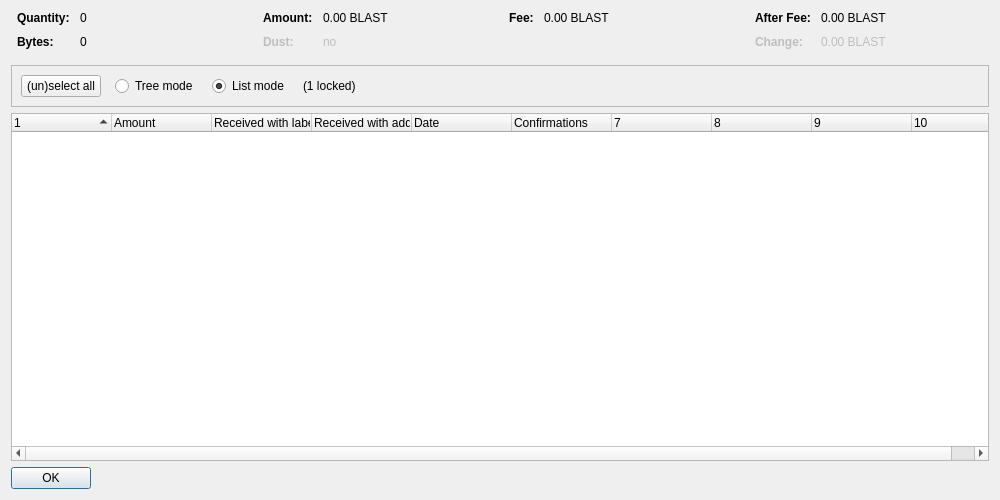
<?xml version="1.0" encoding="UTF-8"?>
<ui version="4.0">
 <class>CoinControlDialog</class>
 <widget class="QDialog" name="CoinControlDialog">
  <property name="geometry">
   <rect>
    <x>0</x>
    <y>0</y>
    <width>1000</width>
    <height>500</height>
   </rect>
  </property>
  <property name="windowTitle">
   <string>Coin Selection</string>
  </property>
  <layout class="QVBoxLayout" name="verticalLayout">
   <item>
    <layout class="QHBoxLayout" name="horizontalLayoutTop" stretch="0,0,0,0">
     <property name="topMargin">
      <number>0</number>
     </property>
     <property name="bottomMargin">
      <number>10</number>
     </property>
     <item>
      <layout class="QFormLayout" name="formLayoutCoinControl1">
       <property name="horizontalSpacing">
        <number>10</number>
       </property>
       <property name="verticalSpacing">
        <number>10</number>
       </property>
       <property name="leftMargin">
        <number>6</number>
       </property>
       <property name="rightMargin">
        <number>6</number>
       </property>
       <item row="0" column="0">
        <widget class="QLabel" name="labelCoinControlQuantityText">
         <property name="font">
          <font>
           <weight>75</weight>
           <bold>true</bold>
          </font>
         </property>
         <property name="text">
          <string>Quantity:</string>
         </property>
        </widget>
       </item>
       <item row="0" column="1">
        <widget class="QLabel" name="labelCoinControlQuantity">
         <property name="cursor">
          <cursorShape>IBeamCursor</cursorShape>
         </property>
         <property name="contextMenuPolicy">
          <enum>Qt::ActionsContextMenu</enum>
         </property>
         <property name="text">
          <string notr="true">0</string>
         </property>
         <property name="textInteractionFlags">
          <set>Qt::LinksAccessibleByMouse|Qt::TextSelectableByKeyboard|Qt::TextSelectableByMouse</set>
         </property>
        </widget>
       </item>
       <item row="1" column="0">
        <widget class="QLabel" name="labelCoinControlBytesText">
         <property name="font">
          <font>
           <weight>75</weight>
           <bold>true</bold>
          </font>
         </property>
         <property name="text">
          <string>Bytes:</string>
         </property>
        </widget>
       </item>
       <item row="1" column="1">
        <widget class="QLabel" name="labelCoinControlBytes">
         <property name="cursor">
          <cursorShape>IBeamCursor</cursorShape>
         </property>
         <property name="contextMenuPolicy">
          <enum>Qt::ActionsContextMenu</enum>
         </property>
         <property name="text">
          <string notr="true">0</string>
         </property>
         <property name="textInteractionFlags">
          <set>Qt::LinksAccessibleByMouse|Qt::TextSelectableByKeyboard|Qt::TextSelectableByMouse</set>
         </property>
        </widget>
       </item>
      </layout>
     </item>
     <item>
      <layout class="QFormLayout" name="formLayoutCoinControl2">
       <property name="horizontalSpacing">
        <number>10</number>
       </property>
       <property name="verticalSpacing">
        <number>10</number>
       </property>
       <property name="leftMargin">
        <number>6</number>
       </property>
       <property name="rightMargin">
        <number>6</number>
       </property>
       <item row="0" column="0">
        <widget class="QLabel" name="labelCoinControlAmountText">
         <property name="font">
          <font>
           <weight>75</weight>
           <bold>true</bold>
          </font>
         </property>
         <property name="text">
          <string>Amount:</string>
         </property>
        </widget>
       </item>
       <item row="0" column="1">
        <widget class="QLabel" name="labelCoinControlAmount">
         <property name="cursor">
          <cursorShape>IBeamCursor</cursorShape>
         </property>
         <property name="contextMenuPolicy">
          <enum>Qt::ActionsContextMenu</enum>
         </property>
         <property name="text">
          <string notr="true">0.00 BLAST</string>
         </property>
         <property name="textInteractionFlags">
          <set>Qt::LinksAccessibleByMouse|Qt::TextSelectableByKeyboard|Qt::TextSelectableByMouse</set>
         </property>
        </widget>
       </item>
       <item row="1" column="0">
        <widget class="QLabel" name="labelCoinControlLowOutputText">
         <property name="enabled">
          <bool>false</bool>
         </property>
         <property name="font">
          <font>
           <weight>75</weight>
           <bold>true</bold>
          </font>
         </property>
         <property name="text">
          <string>Dust:</string>
         </property>
        </widget>
       </item>
       <item row="1" column="1">
        <widget class="QLabel" name="labelCoinControlLowOutput">
         <property name="enabled">
          <bool>false</bool>
         </property>
         <property name="cursor">
          <cursorShape>IBeamCursor</cursorShape>
         </property>
         <property name="contextMenuPolicy">
          <enum>Qt::ActionsContextMenu</enum>
         </property>
         <property name="text">
          <string notr="true">no</string>
         </property>
         <property name="textInteractionFlags">
          <set>Qt::LinksAccessibleByMouse|Qt::TextSelectableByKeyboard|Qt::TextSelectableByMouse</set>
         </property>
        </widget>
       </item>
      </layout>
     </item>
     <item>
      <layout class="QFormLayout" name="formLayoutCoinControl3">
       <property name="horizontalSpacing">
        <number>10</number>
       </property>
       <property name="verticalSpacing">
        <number>10</number>
       </property>
       <property name="leftMargin">
        <number>6</number>
       </property>
       <property name="rightMargin">
        <number>6</number>
       </property>
       <item row="0" column="0">
        <widget class="QLabel" name="labelCoinControlFeeText">
         <property name="font">
          <font>
           <weight>75</weight>
           <bold>true</bold>
          </font>
         </property>
         <property name="text">
          <string>Fee:</string>
         </property>
        </widget>
       </item>
       <item row="0" column="1">
        <widget class="QLabel" name="labelCoinControlFee">
         <property name="cursor">
          <cursorShape>IBeamCursor</cursorShape>
         </property>
         <property name="contextMenuPolicy">
          <enum>Qt::ActionsContextMenu</enum>
         </property>
         <property name="text">
          <string notr="true">0.00 BLAST</string>
         </property>
         <property name="textInteractionFlags">
          <set>Qt::LinksAccessibleByMouse|Qt::TextSelectableByKeyboard|Qt::TextSelectableByMouse</set>
         </property>
        </widget>
       </item>
      </layout>
     </item>
     <item>
      <layout class="QFormLayout" name="formLayoutCoinControl4">
       <property name="horizontalSpacing">
        <number>10</number>
       </property>
       <property name="verticalSpacing">
        <number>10</number>
       </property>
       <property name="leftMargin">
        <number>6</number>
       </property>
       <property name="rightMargin">
        <number>6</number>
       </property>
       <item row="0" column="0">
        <widget class="QLabel" name="labelCoinControlAfterFeeText">
         <property name="font">
          <font>
           <weight>75</weight>
           <bold>true</bold>
          </font>
         </property>
         <property name="text">
          <string>After Fee:</string>
         </property>
        </widget>
       </item>
       <item row="0" column="1">
        <widget class="QLabel" name="labelCoinControlAfterFee">
         <property name="cursor">
          <cursorShape>IBeamCursor</cursorShape>
         </property>
         <property name="contextMenuPolicy">
          <enum>Qt::ActionsContextMenu</enum>
         </property>
         <property name="text">
          <string notr="true">0.00 BLAST</string>
         </property>
         <property name="textInteractionFlags">
          <set>Qt::LinksAccessibleByMouse|Qt::TextSelectableByKeyboard|Qt::TextSelectableByMouse</set>
         </property>
        </widget>
       </item>
       <item row="1" column="0">
        <widget class="QLabel" name="labelCoinControlChangeText">
         <property name="enabled">
          <bool>false</bool>
         </property>
         <property name="font">
          <font>
           <weight>75</weight>
           <bold>true</bold>
          </font>
         </property>
         <property name="text">
          <string>Change:</string>
         </property>
        </widget>
       </item>
       <item row="1" column="1">
        <widget class="QLabel" name="labelCoinControlChange">
         <property name="enabled">
          <bool>false</bool>
         </property>
         <property name="cursor">
          <cursorShape>IBeamCursor</cursorShape>
         </property>
         <property name="contextMenuPolicy">
          <enum>Qt::ActionsContextMenu</enum>
         </property>
         <property name="text">
          <string notr="true">0.00 BLAST</string>
         </property>
         <property name="textInteractionFlags">
          <set>Qt::LinksAccessibleByMouse|Qt::TextSelectableByKeyboard|Qt::TextSelectableByMouse</set>
         </property>
        </widget>
       </item>
      </layout>
     </item>
    </layout>
   </item>
   <item>
    <widget class="QFrame" name="frame">
     <property name="minimumSize">
      <size>
       <width>0</width>
       <height>40</height>
      </size>
     </property>
     <property name="frameShape">
      <enum>QFrame::StyledPanel</enum>
     </property>
     <property name="frameShadow">
      <enum>QFrame::Sunken</enum>
     </property>
     <layout class="QHBoxLayout" name="horizontalLayout">
      <item>
       <layout class="QHBoxLayout" name="horizontalLayoutPanel" stretch="0,0,0,0,0">
        <property name="spacing">
         <number>14</number>
        </property>
        <item>
         <widget class="QPushButton" name="pushButtonSelectAll">
          <property name="sizePolicy">
           <sizepolicy hsizetype="Maximum" vsizetype="Fixed">
            <horstretch>0</horstretch>
            <verstretch>0</verstretch>
           </sizepolicy>
          </property>
          <property name="text">
           <string>(un)select all</string>
          </property>
          <property name="autoDefault">
           <bool>false</bool>
          </property>
         </widget>
        </item>
        <item>
         <widget class="QRadioButton" name="radioTreeMode">
          <property name="sizePolicy">
           <sizepolicy hsizetype="Maximum" vsizetype="Fixed">
            <horstretch>0</horstretch>
            <verstretch>0</verstretch>
           </sizepolicy>
          </property>
          <property name="text">
           <string>Tree mode</string>
          </property>
         </widget>
        </item>
        <item>
         <widget class="QRadioButton" name="radioListMode">
          <property name="sizePolicy">
           <sizepolicy hsizetype="Maximum" vsizetype="Fixed">
            <horstretch>0</horstretch>
            <verstretch>0</verstretch>
           </sizepolicy>
          </property>
          <property name="text">
           <string>List mode</string>
          </property>
          <property name="checked">
           <bool>true</bool>
          </property>
         </widget>
        </item>
        <item>
         <widget class="QLabel" name="labelLocked">
          <property name="text">
           <string notr="true">(1 locked)</string>
          </property>
         </widget>
        </item>
        <item>
         <spacer name="horizontalSpacer">
          <property name="orientation">
           <enum>Qt::Horizontal</enum>
          </property>
          <property name="sizeHint" stdset="0">
           <size>
            <width>40</width>
            <height>20</height>
           </size>
          </property>
         </spacer>
        </item>
       </layout>
      </item>
     </layout>
    </widget>
   </item>
   <item>
    <widget class="CoinControlTreeWidget" name="treeWidget">
     <property name="contextMenuPolicy">
      <enum>Qt::CustomContextMenu</enum>
     </property>
     <property name="sortingEnabled">
      <bool>false</bool>
     </property>
     <property name="columnCount">
      <number>10</number>
     </property>
     <attribute name="headerShowSortIndicator" stdset="0">
      <bool>true</bool>
     </attribute>
     <attribute name="headerStretchLastSection">
      <bool>false</bool>
     </attribute>
     <column>
      <property name="text">
       <string/>
      </property>
     </column>
     <column>
      <property name="text">
       <string>Amount</string>
      </property>
     </column>
     <column>
      <property name="text">
       <string>Received with label</string>
      </property>
     </column>
     <column>
      <property name="text">
       <string>Received with address</string>
      </property>
     </column>
     <column>
      <property name="text">
       <string>Date</string>
      </property>
     </column>
     <column>
      <property name="text">
       <string>Confirmations</string>
      </property>
      <property name="toolTip">
       <string>Confirmed</string>
      </property>
     </column>
     <column>
      <property name="text">
       <string/>
      </property>
     </column>
     <column>
      <property name="text">
       <string/>
      </property>
     </column>
     <column>
      <property name="text">
       <string/>
      </property>
     </column>
     <column>
      <property name="text">
       <string/>
      </property>
     </column>
    </widget>
   </item>
   <item>
    <widget class="QDialogButtonBox" name="buttonBox">
     <property name="sizePolicy">
      <sizepolicy hsizetype="Maximum" vsizetype="Fixed">
       <horstretch>0</horstretch>
       <verstretch>0</verstretch>
      </sizepolicy>
     </property>
     <property name="orientation">
      <enum>Qt::Horizontal</enum>
     </property>
     <property name="standardButtons">
      <set>QDialogButtonBox::Ok</set>
     </property>
    </widget>
   </item>
  </layout>
 </widget>
 <customwidgets>
  <customwidget>
   <class>CoinControlTreeWidget</class>
   <extends>QTreeWidget</extends>
   <header>coincontroltreewidget.h</header>
  </customwidget>
 </customwidgets>
 <resources/>
 <connections/>
</ui>
